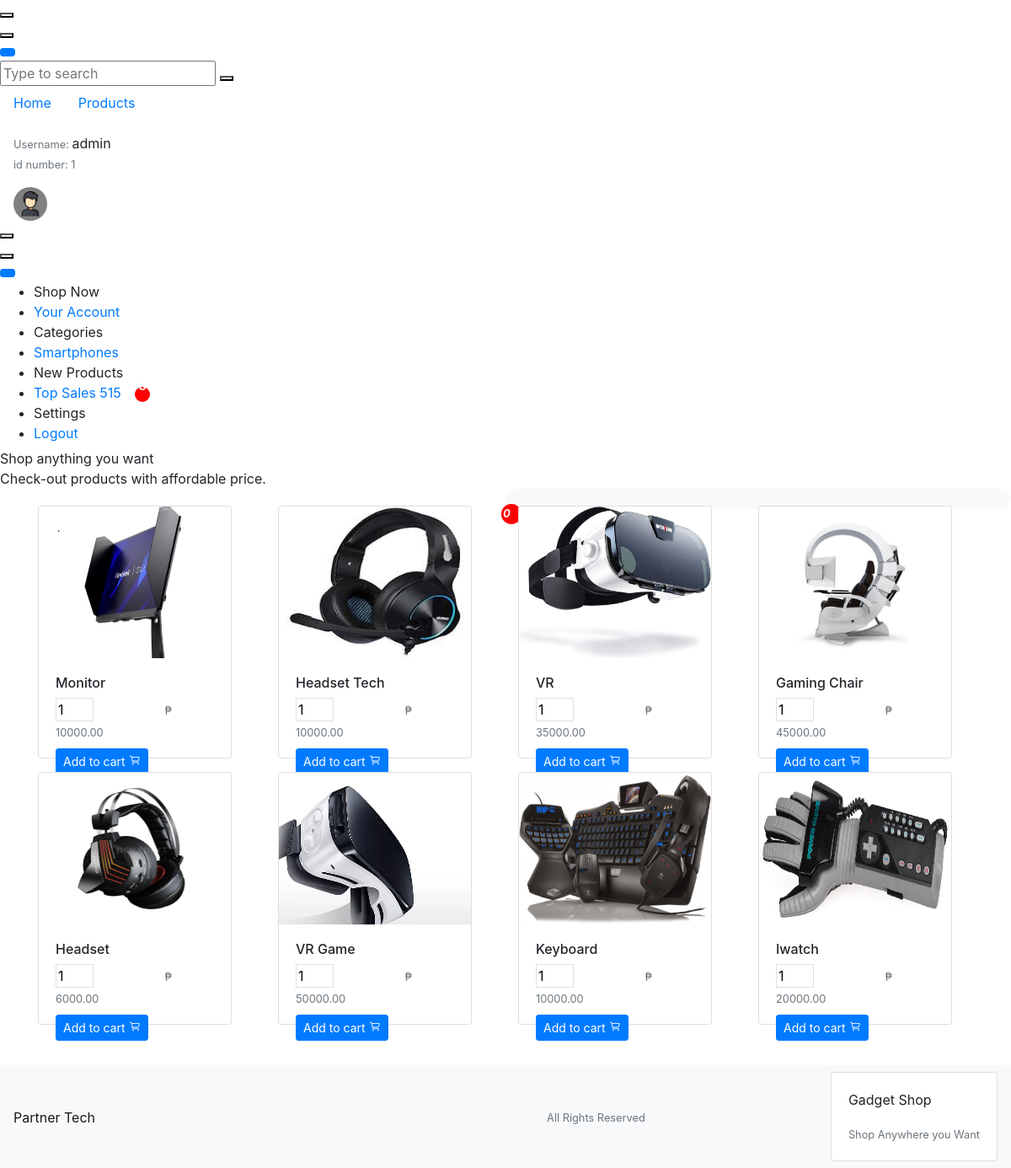
The page /products.php (signed in) on the database its author committed.
### tables this page shows
CREATE TABLE `products` (
  `id` int(11) NOT NULL,
  `product` varchar(255) NOT NULL,
  `price` bigint(255) NOT NULL,
  `image` varchar(255) NOT NULL
);

### products.php (the view, shortened to what this page needs)
<?php
if (!$_SESSION['email']) {
    header('location: login.php');
} else {
?>
<!DOCTYPE html>
<html lang="en">
<head>
    <link rel="stylesheet" href="https://maxcdn.bootstrapcdn.com/bootstrap/4.5.2/css/bootstrap.min.css">
    <link href="https://demo.dashboardpack.com/architectui-html-free/main.css" rel="stylesheet">
</head>
<body>
    <?php require_once 'process.php';
        $mysqli = new mysqli('remotemysql.com:3306','RYWsolO9KJ','AtcWQoQXMz','RYWsolO9KJ') or die(mysqli_error($mysqli));
        $user = $mysqli->query("SELECT * FROM orders WHERE email = '".$_SESSION['email']."'") or die($mysqli->error);
        ?>
    <div class="app-container app-theme-white body-tabs-shadow fixed-sidebar fixed-header">
        <div class="app-header header-shadow">
            <div class="app-header__logo">
                <div class="header__pane ml-auto">
                    <div>
                        <button type="button" class="hamburger close-sidebar-btn hamburger--elastic"
                            data-class="closed-sidebar">
                        </button>
                    </div>
                </div>
            </div>
            <div class="app-header__mobile-menu">
                <div>
                    <button type="button" class="hamburger hamburger--elastic mobile-toggle-nav">
                    </button>
                </div>
            </div>
            <div class="app-header__menu">
                <span>
                    <button type="button"
                        class="btn-icon btn-icon-only btn btn-primary btn-sm mobile-toggle-header-nav">
                    </button>
                </span>
            </div>
            <div class="app-header__content">
                <div class="app-header-left">
                    <div class="search-wrapper">
                        <div class="input-holder">
                            <input type="text" class="search-input" placeholder="Type to search">
                            <button class="search-icon"><span></span></button>
                        </div>
                    </div>
                    <ul class="header-menu nav">
                        <li class="nav-item">
                            <a href="user.php" class="nav-link">
                                <i class="nav-link-icon fa fa-database"> </i> Home
                            </a>
                        </li>
                        <li class="btn-group nav-item">
                            <a href="./user.html" class="nav-link">
                                <i class="nav-link-icon fa fa-edit"></i> Products
                            </a>
                        </li>
                    </ul>
                </div>
                <div class="app-header-right mr-5">
                    <div class="header-btn-lg pr-0">
                        <div class="widget-content p-0">
                            <div class="widget-content-wrapper">
                                <div class="widget-content-left  ml-3 header-user-info">
                                    <div class="widget-heading mt-3">
                                        <p><small class="text-muted">Username:
                                            </small><?php echo $_SESSION['name']; ?><br> <small class="text-muted">id
                                                number: <?php echo $_SESSION['id']; ?></small></p>
                                    </div>
                                </div>
                                <div class="widget-content-left  ml-3 header-user-info">
                                    <div class="widget-heading">
                                        <div style="padding: 5px;background-color:gray;border-radius:50%;width:40px;">
                                            <img src="man.png" class="img-fluid" alt="Responsive image">
                                        </div>
                                    </div>
                                </div>
                            </div>
                        </div>
                    </div>
                </div>
            </div>
        </div>
        <div class="app-main">
            <div class="app-sidebar sidebar-shadow">
                <div class="app-header__logo">
                    <div class="header__pane ml-auto">
                        <div>
                            <button type="button" class="hamburger close-sidebar-btn hamburger--elastic"
                                data-class="closed-sidebar">
                            </button>
                        </div>
                    </div>
                </div>
                <div class="app-header__mobile-menu">
                    <div>
                        <button type="button" class="hamburger hamburger--elastic mobile-toggle-nav">
                        </button>
                    </div>
                </div>
                <div class="app-header__menu">
                    <span>
                        <button type="button"
                            class="btn-icon btn-icon-only btn btn-primary btn-sm mobile-toggle-header-nav">
                        </button>
                    </span>
                </div>
                <div class="scrollbar-sidebar">
                    <div class="app-sidebar__inner">
                        <ul class="vertical-nav-menu">
                            <li class="app-sidebar__heading">Shop Now</li>
                            <li>
                                <a href="user.php">
                                    <i class="metismenu-icon pe-7s-id"></i> Your Account
                                </a>
                            </li>
                            <li class="app-sidebar__heading">Categories</li>
                            <li>
                                <a id="tdetails" href="smartphones.php">
                                    Smartphones
                                </a>
                            </li>
                            <li class="app-sidebar__heading">New Products</li>
                            <li>
                                <a href="products.php">
                                    Top Sales 515
                                    <?php $prods = $mysqli->query("SELECT * FROM products") or die($mysqli->error); ?>
                                    <?php $latest = mysqli_num_rows($prods); ?>
                                    <strong class="text-light ml-3"
                                        style="font-size: smaller;position:absolute;padding:5px;background-color:red;border-radius:50%;width:18px;height:18px;margin-top:5px;">
                                        <p style="margin-top:-15px;"><?php echo $latest; ?></p>
                                    </strong>
                                </a>
                            </li>
                            <li class="app-sidebar__heading">Settings</li>
                            <li>
                                <a href="logout.php">
                                    Logout
                                </a>
                            </li>
                        </ul>
                    </div>
                </div>
            </div>
            <div class="app-main__outer" id="one" style="margin-top: -10px;">
                <div class="app-main__inner">
                    <div class="app-page-title">
                        <div class="page-title-wrapper">
                            <div class="page-title-heading">
                                <div>Shop anything you want
                                    <div class="page-title-subheading">Check-out products with affordable price.
                                    </div>
                                </div>
                                <div class="page-title-icon bg-light" style="margin-left: 600px;border-radius: 30px;">
                                    <i style="margin-top:-30px;"><small
                                            style="font-size: small;color: black;margin-left:-5px;">
                                            <?php $check = mysqli_num_rows($user); ?></small>
                                        <strong class="text-light"
                                            style="font-size: small;position:absolute;padding:2px;background-color:red;border-radius:50%;width:24px;margin-top:18px;"><?php echo $check; ?></strong>
                                    </i>
                                </div>
                            </div>
                        </div>
                    </div>
                    <div class="container" style="margin-top: -20px;">
                        <div class="row">
                            <?php $prods = $mysqli->query("SELECT * FROM products") or die($mysqli->error); ?>
                            <?php while($row = mysqli_fetch_array($prods)): ?>
                            <div class="col-md-3 mt-3" id="items">
                                <form action="process.php" method="post">
                                <div class="card" style="width:230px;height:300px;" id="box">
                                    <img src="./images/<?=$row['image']?>" style="height: 180px;" class="card-img-top"
                                        alt="...">
                                    <div class="card-body">
                                        <h6><?php echo $row['product']; ?></h6>
                                        <span class="ml-auto"><input name="qty" type="number" value="1" style="max-width:45px;border:0.5px solid rgba(224, 224, 224);"></span>
                                        <small class="text-muted" style="margin-left: 80px;">₱ <?php echo $row['price']; ?>.00</small><br>
                                        <button class="btn btn-primary btn-sm mt-2" type="submit" name="addCart">Add to cart <ion-icon name="cart-outline"></ion-icon>
                                        </button>
                                    </div>
                                </div>
                                </form>
                            </div>
                            <?php endwhile; ?>
                        </div>
                    </div>
                </div>
            </div>
        </div>
        <nav class="navbar navbar-light bg-light mt-5">
            <a class="navbar-brand"><small>Partner Tech</small></a>
            <center style="margin-left:300px;"><small class="text-muted">All Rights Reserved</small>
            </center>
            <form class="form-inline">
                <div class="card">
                    <div class="card-body">
                        <p class="card-text">Gadget Shop</p>
                        <p class="card-text"><small class="text-muted">Shop Anywhere you Want</small></p>
                    </div>
                </div>
            </form>
        </nav>
    </div>
</body>
</html>
<?php } ?>

### products.php (style rules this page uses)
#box { transition: transform 0.5s; }
input[type=number] { -moz-appearance: textfield; }

### rows shown on the page
products: image (picture), product "Monitor", price "10000"
products: image (picture), product "Headset Tech", price "10000"
products: image (picture), product "VR", price "35000"
products: image (picture), product "Gaming Chair", price "45000"
products: image (picture), product "Headset", price "6000"
products: image (picture), product "VR Game", price "50000"
products: image (picture), product "Keyboard", price "10000"
products: image (picture), product "Iwatch", price "20000"

### other values the page prints
$_SESSION['name'] "admin"
$_SESSION['id'] "1"
$latest "8"
$check "0"
